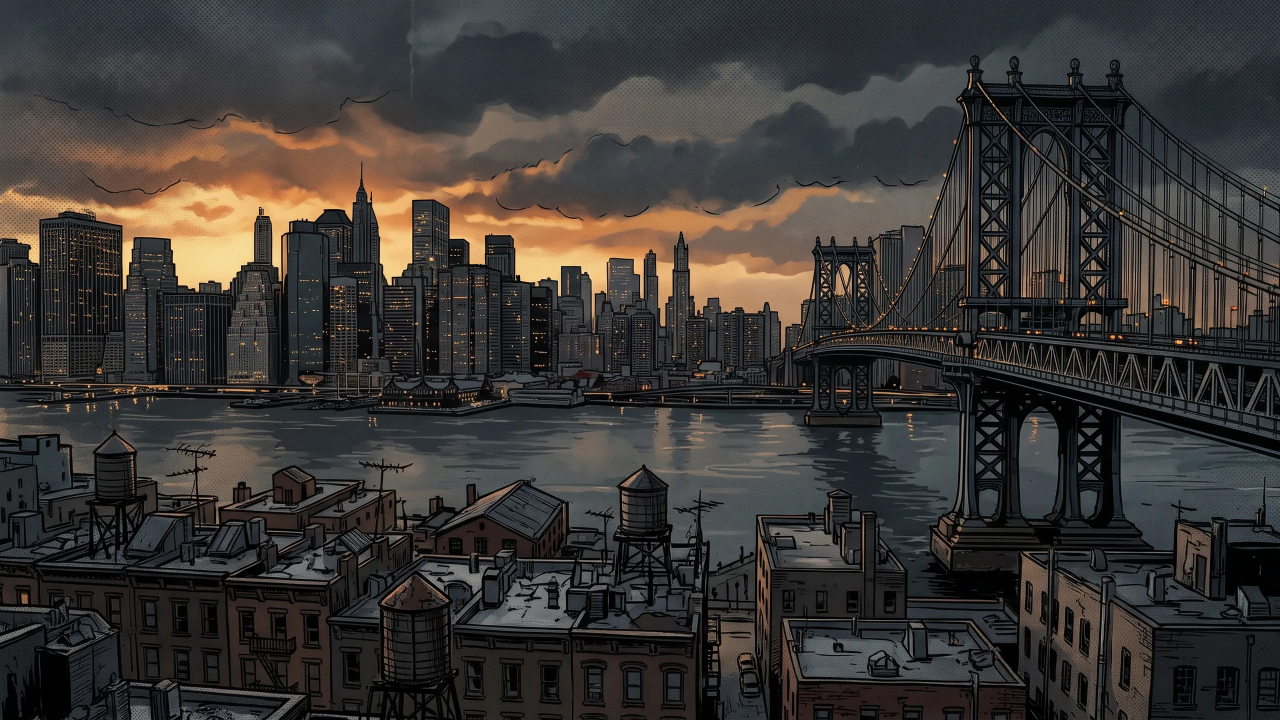
#> input picture Assets/Attract/01-bg.webp, 2560 x 1440 px, given in place of Gemini_Generated_Image_giqwrsgiqwrsgiqw(6).jpg, which was not available (shown at 1/2 size)
$ python cut.py
#> lines starting #> are read from the running program, lines starting #| are printed output that depends on the picture
"""Prepares the attract-mode scenes (Settings > General > Easter eggs).

The source art was generated as separate background and foreground images, each
foreground on flat magenta. This keys the magenta out, unmixes the edges against it,
drops the pale outline the generator drew around figures, and writes 16:9 WebP files
to Assets/Attract. Run from the repository root:

    python tools/attract/cut.py <folder with the source images>
"""
import os
import sys

import numpy as np
from PIL import Image, ImageFilter

# Pair number -> (background source, foreground source), by the generator's file names.
PAIRS = {
    1: ("Gemini_Generated_Image_giqwrsgiqwrsgiqw(6).jpg", "Gemini_Generated_Image_giqwrsgiqwrsgiqw(7).jpg"),   # harbour + couch
    2: ("Gemini_Generated_Image_giqwrsgiqwrsgiqw(8).jpg", "Gemini_Generated_Image_giqwrsgiqwrsgiqw(9).jpg"),   # financial district + heist man
    3: ("Gemini_Generated_Image_fqrjt4fqrjt4fqrj.jpg", "Gemini_Generated_Image_fqrjt4fqrjt4fqrj(1).jpg"),      # ocean drive + projector
    4: ("Gemini_Generated_Image_p4ysu2p4ysu2p4ys.jpg", "Gemini_Generated_Image_p4ysu2p4ysu2p4ys(1).jpg"),      # desert motel + director's chair
    5: ("Gemini_Generated_Image_p4ysu2p4ysu2p4ys(2).jpg", "Gemini_Generated_Image_p4ysu2p4ysu2p4ys(3).jpg"),   # rain alley + woman in red
    6: ("Gemini_Generated_Image_p4ysu2p4ysu2p4ys(4).jpg", "Gemini_Generated_Image_p4ysu2p4ysu2p4ys(5).jpg"),   # drive-in + convertible
    7: ("Gemini_Generated_Image_u9smieu9smieu9sm(2).jpg", "Gemini_Generated_Image_u9smieu9smieu9sm.jpg"),      # movie palace + armchair
    8: ("Gemini_Generated_Image_giqwrsgiqwrsgiqw.jpg", "Gemini_Generated_Image_giqwrsgiqwrsgiqw(1).jpg"),      # rooftops + getaway driver
    9: ("Gemini_Generated_Image_giqwrsgiqwrsgiqw(2).jpg", "Gemini_Generated_Image_giqwrsgiqwrsgiqw(3).jpg"),   # coast road + CRT TV
    10: ("Gemini_Generated_Image_giqwrsgiqwrsgiqw(4).jpg", "Gemini_Generated_Image_giqwrsgiqwrsgiqw(5).jpg"),  # hills + detective
}

W, H = 2560, 1440


def to_frame(im):
    """Scales and centre-crops to exactly W x H (cover)."""
    s = max(W / im.width, H / im.height)
#> s = 1
    im = im.resize((round(im.width * s), round(im.height * s)), Image.LANCZOS)
#> im is the input picture: PIL image 2560x1440 RGB; mean R, G, B 58.6, 55.5, 52.8
    l, t = (im.width - W) // 2, (im.height - H) // 2
#> l = 0; t = 0
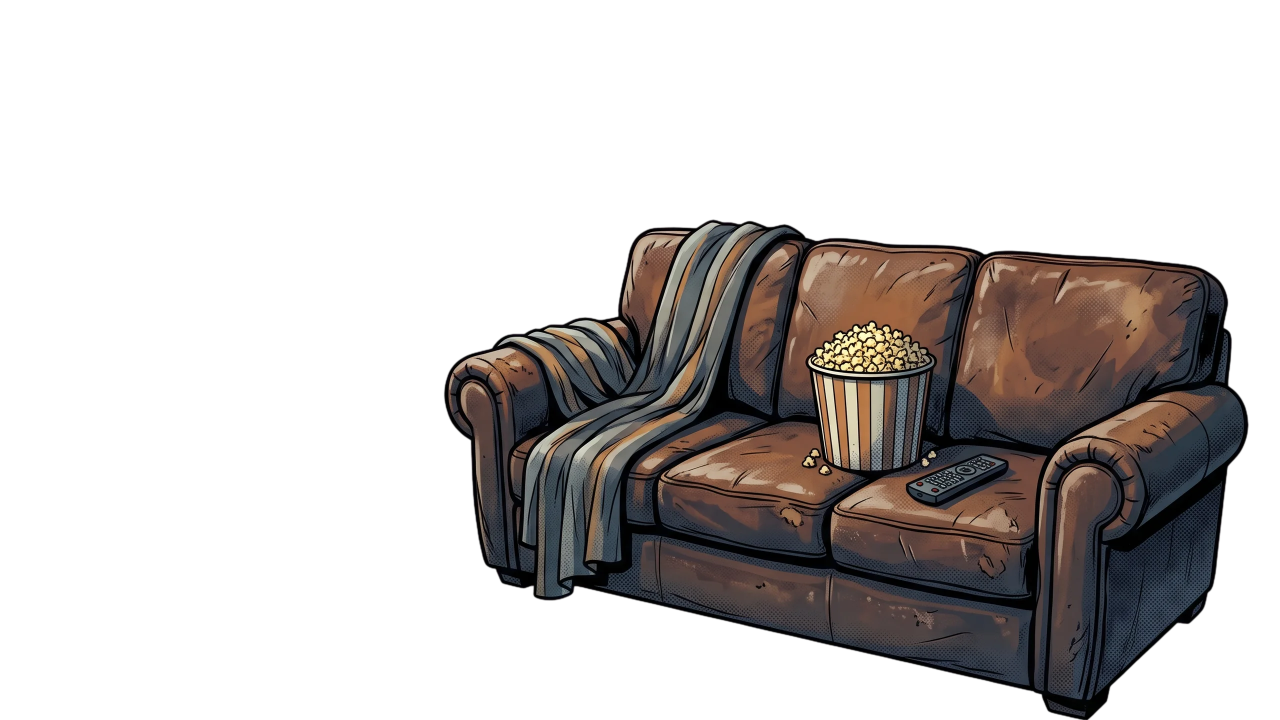
#> input picture Assets/Attract/01-fg.webp, 2560 x 1440 px, given in place of Gemini_Generated_Image_giqwrsgiqwrsgiqw(7).jpg, which was not available (shown at 1/2 size)
    return im.crop((l, t, l + W, t + H))


def key(im):
    a = np.asarray(im.convert("RGB")).astype(np.float32)
    r, g, b = a[..., 0], a[..., 1], a[..., 2]
    m = np.minimum(r, b) - g                       # how magenta a pixel is
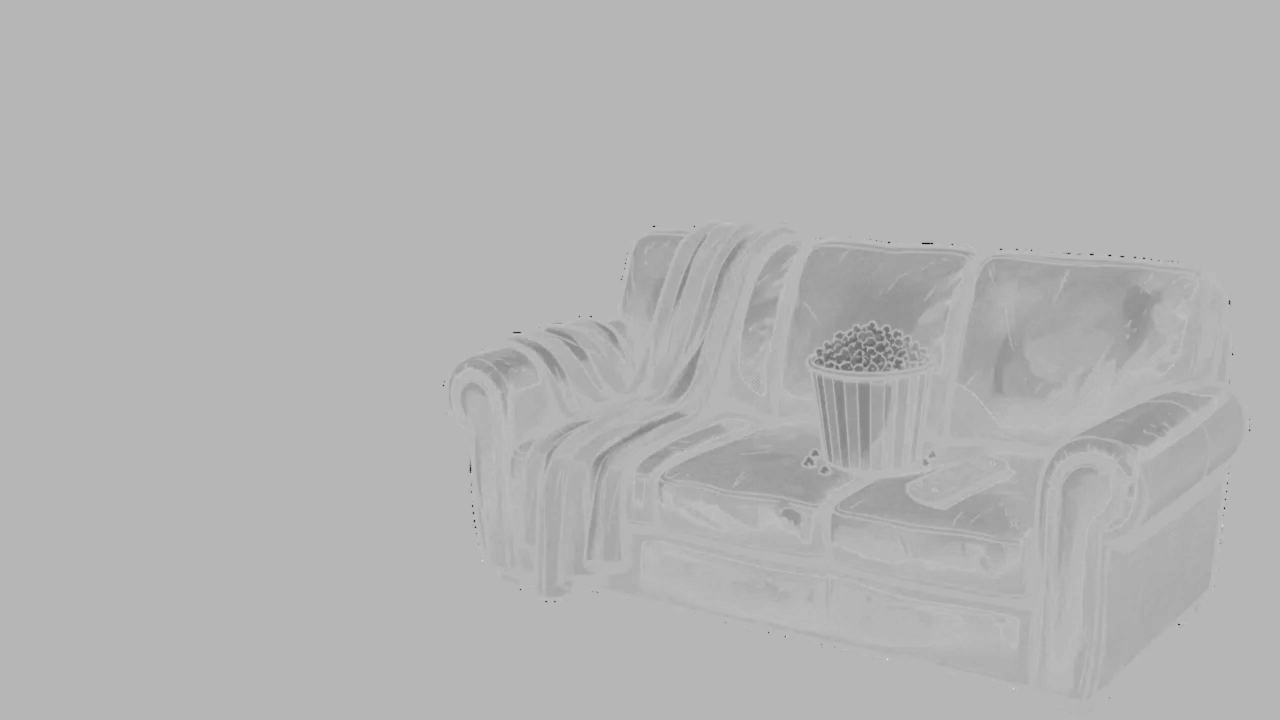
#> m: shape (1440, 2560) float32 (shown at 1/2 size); min -203, max 80, mean -3.1; drawn with min black and max white
    border = np.concatenate([m[:8].ravel(), m[-8:].ravel(), m[:, :8].ravel(), m[:, -8:].ravel()])
    ref = float(np.percentile(border, 50))
#> ref = 0
    alpha = 1 - np.clip((m - ref * 0.35) / (ref * 0.55), 0, 1)
    # The generator outlines figures in a pale halo; shrink the matte past it.
    am = Image.fromarray((alpha * 255).astype(np.uint8)).filter(ImageFilter.MinFilter(5)).filter(ImageFilter.GaussianBlur(0.8))
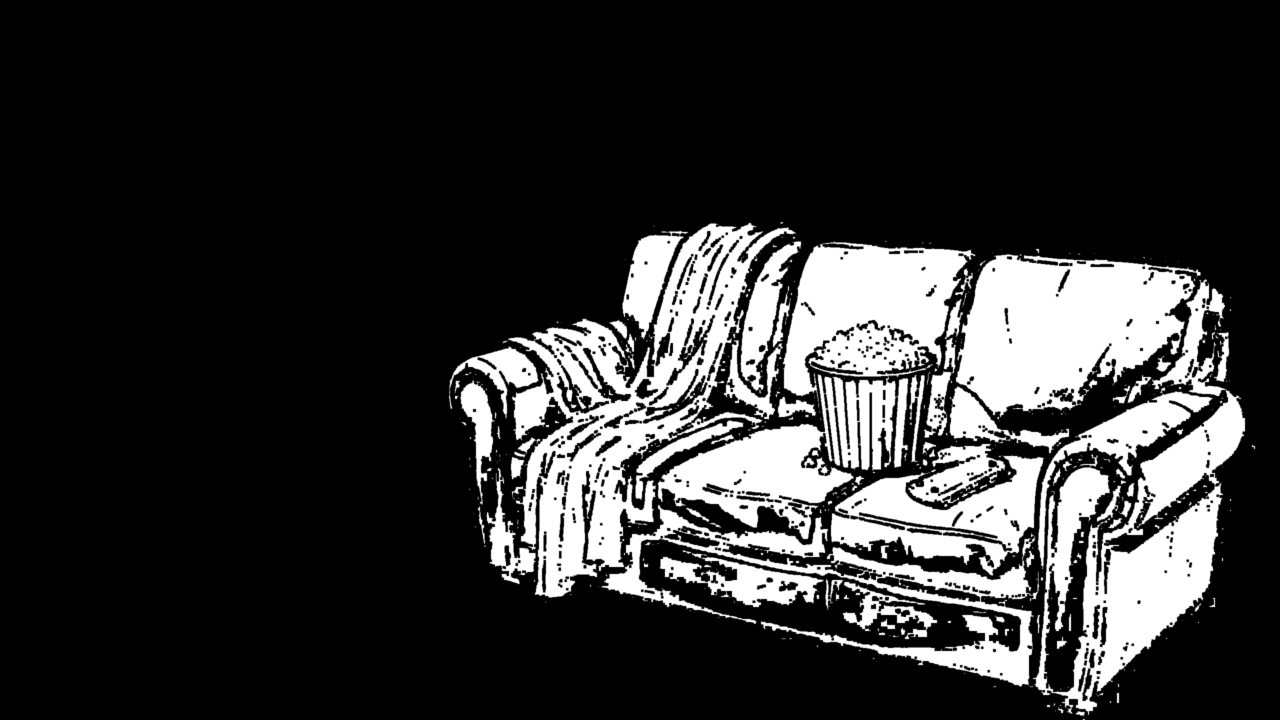
#> am: PIL image 2560x1440 L (shown at 1/2 size); min 0, max 255, mean 49.5
    alpha2 = np.minimum(alpha, np.asarray(am).astype(np.float32) / 255)
    K = np.median(np.concatenate([a[:8].reshape(-1, 3), a[-8:].reshape(-1, 3)]), axis=0)
#> K = [0, 0, 0]
    al = np.maximum(alpha, 1e-3)[..., None]
    rgb = np.where(alpha[..., None] > 0.02, (a - (1 - al) * K) / al, 0)
    # Whatever magenta tint is left on soft edges goes too.
    mm = np.minimum(rgb[..., 0], rgb[..., 2]) - rgb[..., 1]
    spill = np.clip(mm, 0, None) * (1 - alpha2)
#> spill: shape (1440, 2560) float32; 71.06% of the values are NaN or infinite; the others: min 0, max 0, mean 0
    rgb[..., 0] -= spill
#> rgb: shape (1440, 2560, 3) float32; 23.69% of the values are NaN or infinite; the others: min 0, max 255, mean 25.71
    rgb[..., 2] -= spill
#> rgb: shape (1440, 2560, 3) float32; 47.37% of the values are NaN or infinite; the others: min 0, max 255, mean 37.28
    out = np.dstack([rgb, alpha2 * 255]).clip(0, 255).astype(np.uint8)
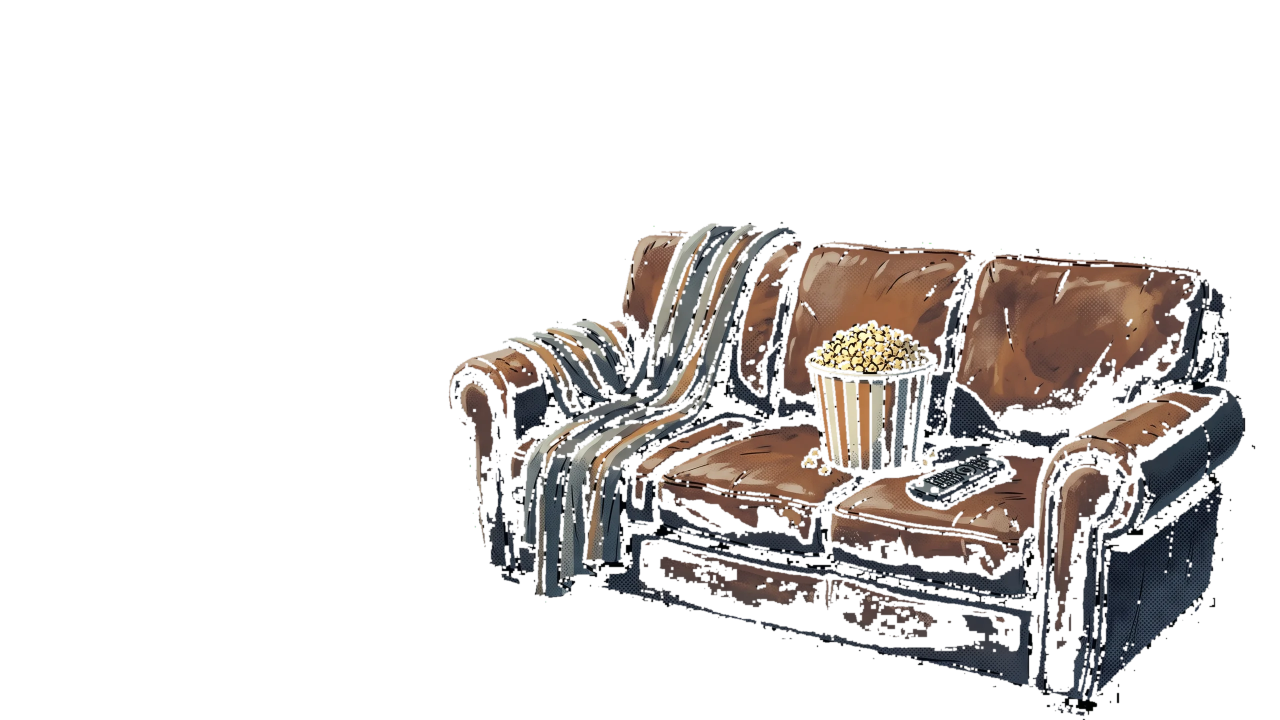
#> out: shape (1440, 2560, 4) (shown at 1/2 size); mean R, G, B, A 22.5, 18.9, 17.4, 49.5; transparent parts drawn white
    return Image.fromarray(out, "RGBA")


def stand_on_bottom(f):
    """Loading-screen figures stand on the bottom edge: moves the subject down until its
    lowest solid row touches the frame's bottom."""
    a = np.asarray(f)[..., 3]
#> a: shape (1440, 2560)
    rows = np.where((a > 128).sum(axis=1) > 3)[0]
#> rows = 987 values from 445 to 1439
    if len(rows) == 0:
        return f
    shift = H - 1 - int(rows.max())
#> shift = 0
    if shift <= 0:
        return f
    out = Image.new("RGBA", (W, H), (0, 0, 0, 0))
    out.paste(f, (0, shift))
    return out


def main():
    src = sys.argv[1] if len(sys.argv) > 1 else "tmp"
    out = os.path.join("Assets", "Attract")
    os.makedirs(out, exist_ok=True)
    for n, (bg, fg) in PAIRS.items():
        b = to_frame(Image.open(os.path.join(src, bg)).convert("RGB"))
#> (the run stopped early here; a loop or call above may not have finished)
